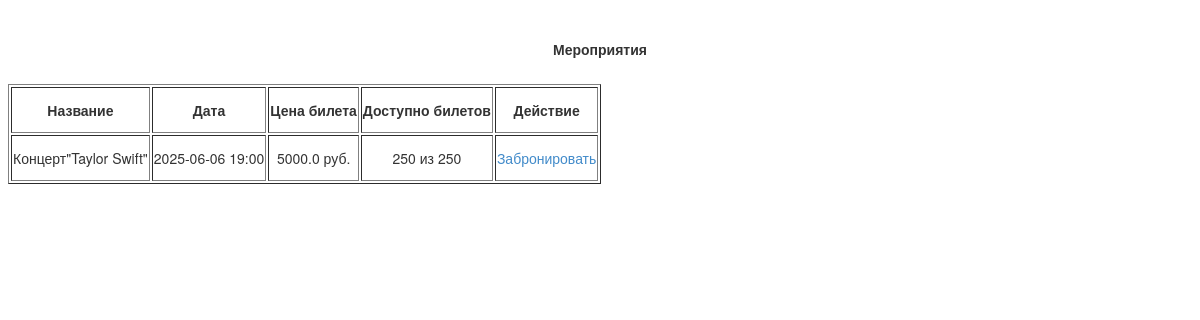
/tey3, run on the app's committed database.
### app.py (models this page shows)
class Event(db.Model):
    __tablename__ = 'events'
    id = db.Column(db.Integer, primary_key=True)
    name = db.Column(db.String(100), nullable=False)
    total_tickets = db.Column(db.Integer, nullable=False)
    available_tickets = db.Column(db.Integer, nullable=False)
    date = db.Column(db.String(50), nullable=False)
    price = db.Column(db.Float, nullable=False)
    category = db.Column(db.String(50), nullable=False)
    bookings = db.relationship('Booking', backref='event', lazy=True)

### app.py (the view)
@app.route('/tey3')
def tey3():
    return show_events('tey3')

### app.py (called while the page is built)
@app.route('/events/<category>')
def show_events(category):
    events = Event.query.filter_by(category=category).all()
    return render_template('events2.html', events=events, category=category)

### templates/events2.html (shortened to what this page needs)
{% extends 'events.html' %}

### templates/events.html (shortened to what this page needs)
<!DOCTYPE html>
<html>
<link rel="stylesheet" href="{{ url_for('static', filename='css/bd.css') }}">
<head>
</head>
<body>
    <h1>Мероприятия</h1>
    <table border="1">
        <tr>
            <th>Название</th>
            <th>Дата</th>
            <th>Цена билета</th>
            <th>Доступно билетов</th>
            <th>Действие</th>
        </tr>
        {% for event in events %}
        <tr>
            <td>{{ event.name }}</td>
            <td>{{ event.date }}</td>
            <td>{{ event.price }} руб.</td>
            <td>{{ event.available_tickets }} из {{ event.total_tickets }}</td>
            <td><a href="{{ url_for('book', event_id=event.id) }}">Забронировать</a></td>
        </tr>
        {% endfor %}
    </table>
</body>
</html>

### static/css/bd.css (style rules this page uses)
html, body { font-family: "Helvetica Neue", Helvetica, Arial, sans-serif; height: 100%; color: #333333; background-color: #ffffff; font-size: 14px; line-height: 3; margin-bottom: 10px; border-top-left-radius: 0; border-top-right-radius: 0; }
h1 { display: block; font-size: 1em; text-align: center; margin-block-start: 2em; margin-block-end: 1em; margin-inline-start: 0px; margin-inline-end: 0px; font-weight: bold; }
a { color: #428bca; text-decoration: none; }

### data on the page
Event: name "Концерт\"Taylor Swift\"", date "2025-06-06 19:00", price "5000.0", available_tickets "250", total_tickets "250"
